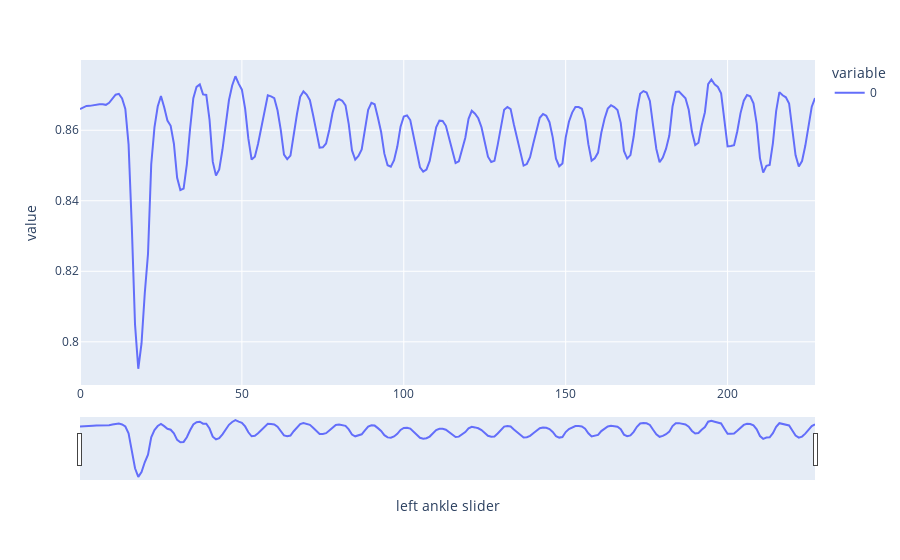

Notebook cell for this chart:
### Code cell
import plotly.express as px
import numpy as np
import pandas as pd

fig=px.line(left_ankle_y)
# Add range slider
fig.update_layout(xaxis=dict(rangeslider=dict(visible=True),
                             type="linear",title="left ankle slider"))


fig.show()

# fig=px.line(cylist_roi2)
# # Add range slider
# fig.update_layout(xaxis=dict(rangeslider=dict(visible=True),
#                             type="linear",title = "right hand rope tracking"))


# fig.show()
print(argrelmin(np.array(left_ankle_y))[0])
print(f"the number of jumps examined are {len(argrelmin(np.array(left_ankle_y))[0])}")

# print(len(rope_maxima_roi2_indices)//2+1)

### Figure 1 — Plotly figure (JSON) as saved in the notebook; plotly's stock layout.template omitted (floating-point values rounded to 4 significant figures; data arrays with more than 128 entries replaced by an {"elided": "..."} marker saying what was removed)
{"data": [{"hovertemplate": "variable=0<br>index=%{x}<br>value=%{y}<extra></extra>", "legendgroup": "0", "line": {"color": "#636efa", "dash": "solid"}, "marker": {"symbol": "circle"}, "mode": "lines", "name": "0", "orientation": "v", "showlegend": true, "type": "scatter", "x": {"elided": "228 int values"}, "xaxis": "x", "y": {"elided": "228 float values"}, "yaxis": "y"}], "layout": {"legend": {"title": {"text": "variable"}, "tracegroupgap": 0}, "margin": {"t": 60}, "xaxis": {"anchor": "y", "domain": [0, 1], "rangeslider": {"visible": true}, "title": {"text": "left ankle slider"}, "type": "linear"}, "yaxis": {"anchor": "x", "domain": [0, 1], "title": {"text": "value"}}}}
